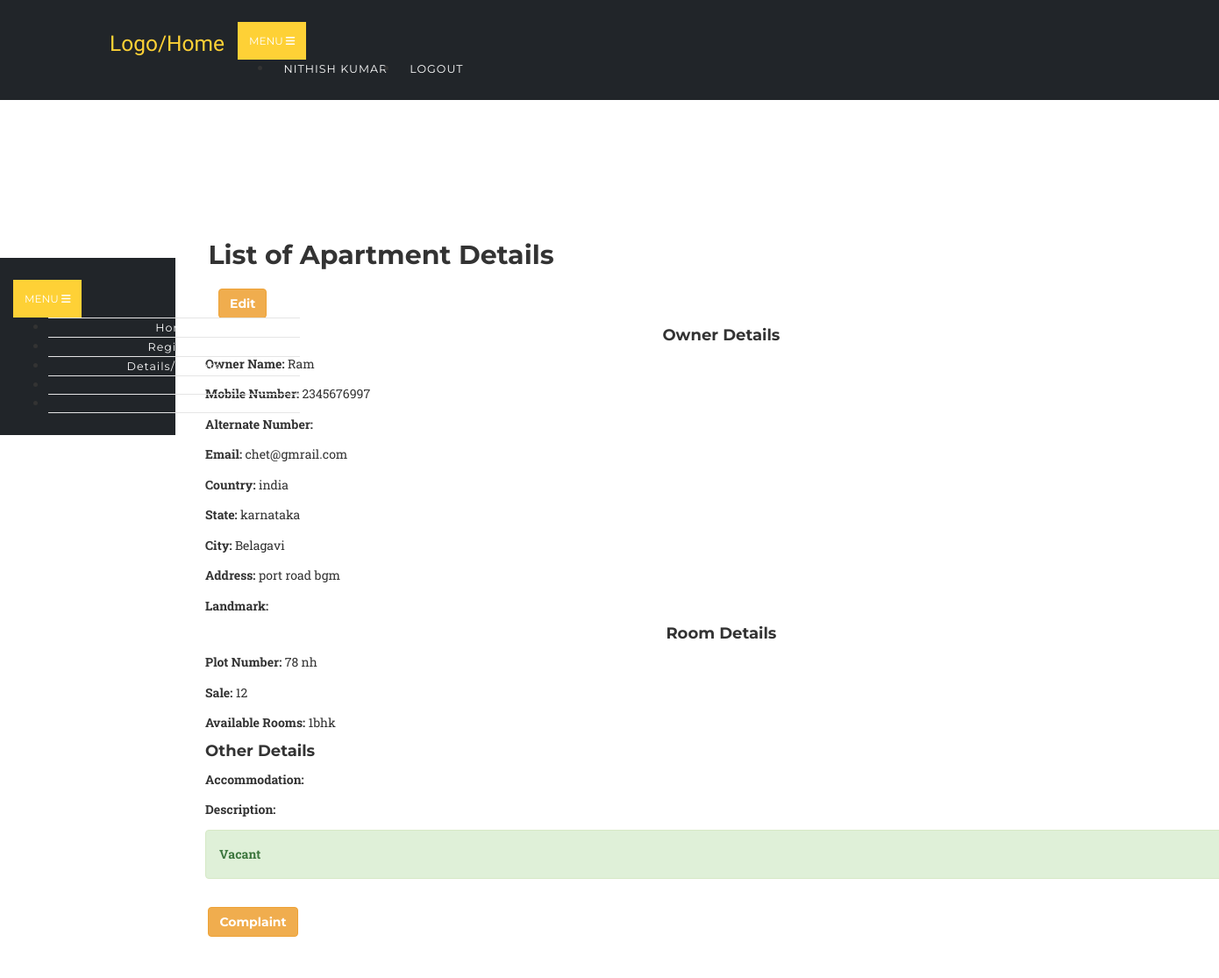
Page /list.php (signed in) on the committed database.
### tables this page shows
CREATE TABLE `room_rental_registrations` (
  `id` int(10) UNSIGNED NOT NULL,
  `fullname` varchar(191) NOT NULL,
  `mobile` varchar(191) NOT NULL,
  `alternat_mobile` varchar(191) NOT NULL,
  `email` varchar(191) NOT NULL,
  `country` varchar(191) NOT NULL,
  `state` varchar(191) NOT NULL,
  `city` varchar(191) NOT NULL,
  `landmark` varchar(191) NOT NULL,
  `rent` varchar(191) NOT NULL,
  `sale` varchar(190) DEFAULT NULL,
  `deposit` varchar(191) NOT NULL,
  `plot_number` varchar(191) NOT NULL,
  `rooms` varchar(100) DEFAULT NULL,
  `address` varchar(191) NOT NULL,
  `accommodation` varchar(191) NOT NULL,
  `description` varchar(191) NOT NULL,
  `image` varchar(191) DEFAULT NULL,
  `open_for_sharing` varchar(191) DEFAULT NULL,
  `other` varchar(191) DEFAULT NULL,
  `vacant` int(1) NOT NULL DEFAULT '1',
  `created_at` timestamp NULL DEFAULT CURRENT_TIMESTAMP,
  `updated_at` timestamp NULL DEFAULT CURRENT_TIMESTAMP,
  `user_id` int(10) DEFAULT NULL
);

### list.php (the view, shortened to what this page needs)
<?php
	require '../config/config.php';
		try {
			if($_SESSION['role'] == 'user'){
				$stmt = $connect->prepare('SELECT * FROM room_rental_registrations_apartment WHERE :user_id = user_id ');
				$stmt->execute(array(
					':user_id' => $_SESSION['id']
				));
				$data1 = $stmt->fetchAll (PDO::FETCH_ASSOC);
				$stmt = $connect->prepare('SELECT * FROM room_rental_registrations WHERE :user_id = user_id ');
				$stmt->execute(array(
					':user_id' => $_SESSION['id']
				));
				$data2 = $stmt->fetchAll (PDO::FETCH_ASSOC);
				$data = array_merge($data1,$data2);
			}
		}catch(PDOException $e) {
			$errMsg = $e->getMessage();
		}
?>
<?php include '../include/header.php';?>
	<nav class="navbar navbar-expand-lg navbar-dark fixed-top" style="background-color:#212529;" id="mainNav">
      <div class="container">
        <a class="navbar-brand js-scroll-trigger" href="../index.php">Logo/Home</a>
        <button class="navbar-toggler navbar-toggler-right" type="button" data-toggle="collapse" data-target="#navbarResponsive" aria-controls="navbarResponsive" aria-expanded="false" aria-label="Toggle navigation">
          Menu
          <i class="fa fa-bars"></i>
        </button>
        <div class="collapse navbar-collapse" id="navbarResponsive">
          <ul class="navbar-nav text-uppercase ml-auto">
            <li class="nav-item">
              <a class="nav-link" href="#"><?php echo $_SESSION['fullname']; ?> <?php if($_SESSION['role'] == 'admin'){ echo "(Admin)"; } ?></a>
            </li>
            <li class="nav-item">
              <a href="../auth/logout.php" class="nav-link">Logout</a>
            </li>
          </ul>
        </div>
      </div>
    </nav>
	<section style="padding-inline-start:0px;">
		<?php include '../include/side-nav.php';?>
	</section>
<section class="wrapper" style="margin-inline-start: 16%;margin-block-start: -23%;">
	<div class="container">
		<div class="row">
			<div class="col-12">
			<h2>List of Apartment Details</h2>
				<?php
					foreach ($data as $key => $value) {
						echo '<div class="card card-inverse card-info mb-3" style="padding:1%;">
								  <div class="card-block">';
								  	echo '<a class="btn btn-warning float-right" href="update.php?id='.$value['id'].'&act=';if(!empty($value['own'])){ echo "ap"; }else{ echo "indi"; } echo '">Edit</a>';
									 echo 	'<div class="row">
											<div class="col-4">
											<h4 class="text-center">Owner Details</h4>';
											 	echo '<p><b>Owner Name: </b>'.$value['fullname'].'</p>';
											 	echo '<p><b>Mobile Number: </b>'.$value['mobile'].'</p>';
											 	echo '<p><b>Alternate Number: </b>'.$value['alternat_mobile'].'</p>';
											 	echo '<p><b>Email: </b>'.$value['email'].'</p>';
											 	echo '<p><b>Country: </b>'.$value['country'].'</p><p><b> State: </b>'.$value['state'].'</p><p><b> City: </b>'.$value['city'].'</p>';
											 	echo '<p><b>Address: </b>'.$value['address'].'</p><p><b> Landmark: </b>'.$value['landmark'].'</p>';
										echo '</div>
											<div class="col-5">
											<h4 class="text-center">Room Details</h4>';
												echo '<p><b>Plot Number: </b>'.$value['plot_number'].'</p>';
												if(isset($value['sale'])){
													echo '<p><b>Sale: </b>'.$value['sale'].'</p>';
												}
												echo '<p><b>Available Rooms: </b>'.$value['rooms'].'</p>';
										echo '</div>
											<div class="col-3">
											<h4>Other Details</h4>';
											echo '<p><b>Accommodation: </b>'.$value['accommodation'].'</p>';
											echo '<p><b>Description: </b>'.$value['description'].'</p>';
												if($value['vacant'] == 0){
													echo '<div class="alert alert-danger" role="alert"><p><b>Occupied</b></p></div>';
												}else{
													echo '<div class="alert alert-success" role="alert"><p><b>Vacant</b></p></div>';
												}
											echo '</div>
										</div>
								   </div>
								</div>';
								echo '<a class="btn btn-warning float-right" href="../app/complaint.php">Complaint</a><br><br>';
					}
				?>
			</div>
		</div>
	</div>
</section>
<?php include '../include/footer.php';?>

### rent.css (style rules this page uses)
body { overflow-x: hidden; font-family: 'Roboto Slab', 'Helvetica Neue', Helvetica, Arial, sans-serif; }
p { line-height: 1.75; }
a { color: #fed136; }
h1, h2, h3, h4, h5, h6 { font-weight: 700; font-family: 'Montserrat', 'Helvetica Neue', Helvetica, Arial, sans-serif; }
section { padding: 100px 0; }
@media (min-width: 768px) { section { padding: 140px 0; } }
.btn { font-family: 'Montserrat', 'Helvetica Neue', Helvetica, Arial, sans-serif; font-weight: 700; }
#mainNav { background-color: #212529; }
#mainNav .navbar-toggler { font-size: 12px; right: 0; padding: 13px; text-transform: uppercase; color: white; border: 0; background-color: #fed136; font-family: 'Montserrat', 'Helvetica Neue', Helvetica, Arial, sans-serif; }
#mainNav .navbar-brand { color: #fed136; font-family: 'Kaushan Script', 'Helvetica Neue', Helvetica, Arial, cursive; }
#mainNav .navbar-nav .nav-item .nav-link { font-size: 90%; font-weight: 400; padding: 0.75em 0; letter-spacing: 1px; color: white; font-family: 'Montserrat', 'Helvetica Neue', Helvetica, Arial, sans-serif; }
@media (min-width: 992px) { #mainNav { padding-top: 25px; padding-bottom: 25px; -webkit-transition: padding-top 0.3s, padding-bottom 0.3s; -moz-transition: padding-top 0.3s, padding-bottom 0.3s; transition: padding-top 0.3s, padding-bottom 0.3s; border: none; background-color: transparent; } }
@media (min-width: 992px) { #mainNav .navbar-brand { font-size: 1.75em; -webkit-transition: all 0.3s; -moz-transition: all 0.3s; transition: all 0.3s; } }
@media (min-width: 992px) { #mainNav .navbar-nav .nav-item .nav-link { padding: 1.1em 1em !important; } }

### style.css (style rules this page uses)
.navbar { border-radius: 0px; }
section { padding-left: 15px; }

### rows in the picture
room_rental_registrations: fullname "Ram", mobile "2345676997", email "chet@gmrail.com", country "india", state "karnataka", city "Belagavi", address "port road bgm", plot_number "78 nh", sale "12", rooms "1bhk", vacant "Vacant"

### other values in the picture
$_SESSION['fullname'] "NITHISH KUMAR"
